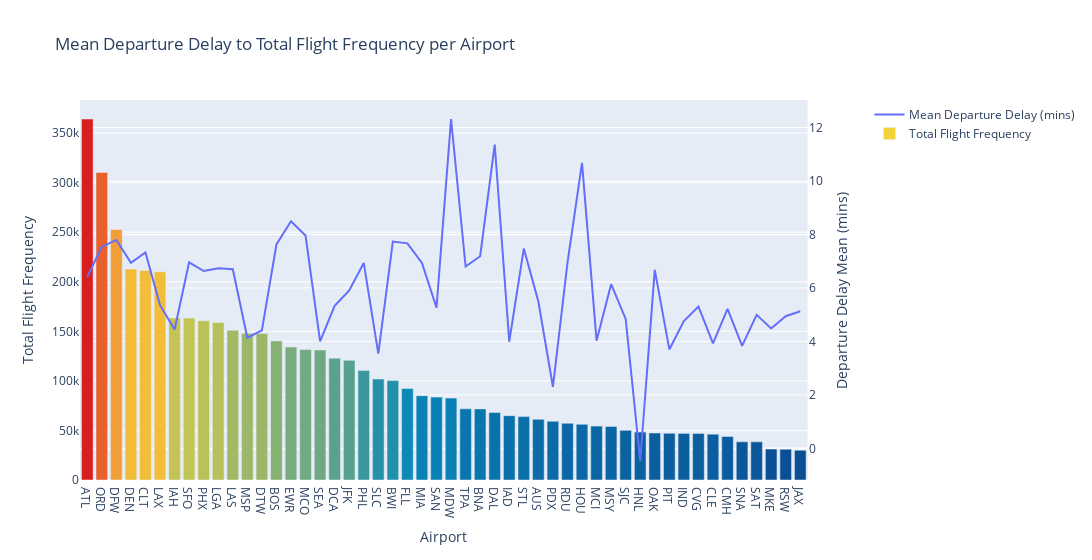

Write notebook code for a chart like this one.
### Code cell
fig = go.Figure()

fig = make_subplots(specs=[[{"secondary_y": True}]])

fig.add_trace(go.Scatter(x=top_50['Origin'], y=top_50['Departure Delay'],name="Mean Departure Delay (mins)", mode="lines"),secondary_y=True)
fig.add_trace(go.Bar(x=top_50['Origin'], y=top_50["Flight Frequency"], name="Total Flight Frequency", marker={'color': dep_delay["Flight Frequency"],'colorscale': 'portland'}),secondary_y=False)
# fig.add_hline(y=dep_df['Departure Delay'].mean(), line_width=3, line_dash="dash", line_color="red",secondary_y=True)
fig.update_layout(width=1200,title="Mean Departure Delay to Total Flight Frequency per Airport")

# Set y-axes titles
fig.update_yaxes(title_text="Departure Delay Mean (mins)", secondary_y=True)
fig.update_yaxes(title_text="Total Flight Frequency", secondary_y=False)
fig.update_xaxes(title_text="Airport")

fig.show()

# IAD airport has the highest late aircraft delay per flight - may be due to slow security checks, pre-flight safety checks, inoperative equipment and etc 
# MDW airport has the lowest late aircraft delay per flight this shows that they have fast security clearance

### Figure 1 — Plotly figure (JSON) as saved in the notebook; plotly's stock layout.template omitted (floating-point values rounded to 4 significant figures; data arrays with more than 128 entries replaced by an {"elided": "..."} marker saying what was removed)
{"data": [{"mode": "lines", "name": "Mean Departure Delay (mins)", "type": "scatter", "x": ["ATL", "ORD", "DFW", "DEN", "CLT", "LAX", "IAH", "SFO", "PHX", "LGA", "LAS", "MSP", "DTW", "BOS", "EWR", "MCO", "SEA", "DCA", "JFK", "PHL", "SLC", "BWI", "FLL", "MIA", "SAN", "MDW", "TPA", "BNA", "DAL", "IAD", "STL", "AUS", "PDX", "RDU", "HOU", "MCI", "MSY", "SJC", "HNL", "OAK", "PIT", "IND", "CVG", "CLE", "CMH", "SNA", "SAT", "MKE", "RSW", "JAX"], "xaxis": "x", "y": [6.417, 7.537, 7.796, 6.942, 7.331, 5.357, 4.445, 6.959, 6.635, 6.739, 6.698, 4.141, 4.416, 7.627, 8.494, 7.964, 4.003, 5.333, 5.905, 6.935, 3.542, 7.736, 7.669, 6.935, 5.266, 12.32, 6.803, 7.187, 11.36, 3.989, 7.474, 5.49, 2.304, 6.934, 10.68, 4.029, 6.141, 4.843, -0.4722, 6.675, 3.701, 4.759, 5.309, 3.93, 5.217, 3.835, 4.994, 4.484, 4.943, 5.127], "yaxis": "y2"}, {"marker": {"color": {"elided": "261 int values"}, "colorscale": [[0, "rgb(12,51,131)"], [0.25, "rgb(10,136,186)"], [0.5, "rgb(242,211,56)"], [0.75, "rgb(242,143,56)"], [1, "rgb(217,30,30)"]]}, "name": "Total Flight Frequency", "type": "bar", "x": ["ATL", "ORD", "DFW", "DEN", "CLT", "LAX", "IAH", "SFO", "PHX", "LGA", "LAS", "MSP", "DTW", "BOS", "EWR", "MCO", "SEA", "DCA", "JFK", "PHL", "SLC", "BWI", "FLL", "MIA", "SAN", "MDW", "TPA", "BNA", "DAL", "IAD", "STL", "AUS", "PDX", "RDU", "HOU", "MCI", "MSY", "SJC", "HNL", "OAK", "PIT", "IND", "CVG", "CLE", "CMH", "SNA", "SAT", "MKE", "RSW", "JAX"], "xaxis": "x", "y": [364159, 310196, 252669, 212771, 211314, 210021, 163498, 163364, 160616, 158844, 151062, 147929, 147827, 140316, 134088, 131526, 131164, 122940, 120707, 110572, 101896, 100254, 92328, 85075, 83614, 82621, 71766, 71742, 68132, 64911, 63940, 61157, 59226, 57262, 56160, 54370, 54000, 50071, 48315, 47369, 47127, 47023, 46998, 46247, 43883, 38495, 38469, 31237, 31125, 29995], "yaxis": "y"}], "layout": {"title": {"text": "Mean Departure Delay to Total Flight Frequency per Airport"}, "width": 1200, "xaxis": {"anchor": "y", "domain": [0, 0.94], "title": {"text": "Airport"}}, "yaxis": {"anchor": "x", "domain": [0, 1], "title": {"text": "Total Flight Frequency"}}, "yaxis2": {"anchor": "x", "overlaying": "y", "side": "right", "title": {"text": "Departure Delay Mean (mins)"}}}}
